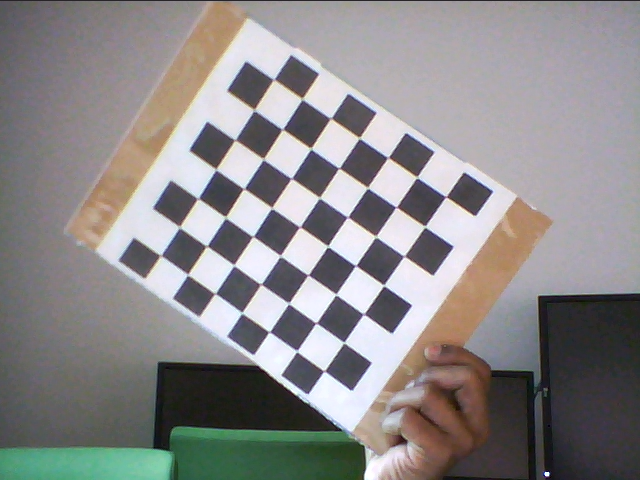
#> input picture 14,04,2023/images/imageR7.png, 640 x 480 px, found by its file name
$ python 'sphere2 copy 7.py'
#> lines starting #> are read from the running program, lines starting #| are printed output that depends on the picture; after the words box and inside, x2 and y2 are one past the last pixel; in counts of white or black regions, pixels touching at a corner belong together
import numpy as np
import cv2 as cv

def empty(a):
    pass

#img = cv.imread("blue26.jpg")
img = cv.imread("images/stereoRight - 13042023_2samecam_sphere/imageR7.png")
#> img is the input picture: shape (480, 640, 3); mean B, G, R 137.5, 136.9, 139.5
cv.imshow('image', img)

assert img is not None, "file could not be read, check with os.path.exists()"
#img = cv.medianBlur(img,5)
#cimg = cv.cvtColor(img,cv.COLOR_GRAY2BGR)


hsv = cv.cvtColor(img, cv.COLOR_BGR2HSV)
#> hsv: shape (480, 640, 3); mean H, S, V 96.3, 32.5, 146.6
upper_blue = np.array([122, 255, 255])
lower_blue = np.array([102, 81, 25])
mask = cv.inRange(hsv, lower_blue, upper_blue)
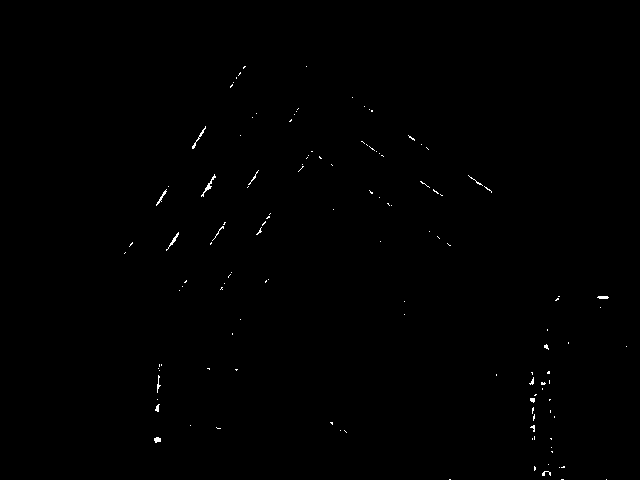
#> mask: shape (480, 640); 0.28% white in thin lines or dots, all inside (x1, y1, x2, y2) = (124, 66, 627, 480)
cv.imshow('maskimage', mask)

mask1 = cv.cvtColor(img, cv.COLOR_BGR2GRAY)
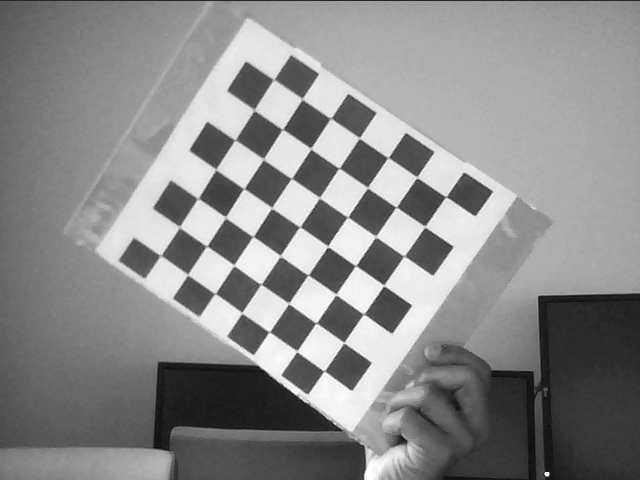
#> mask1: shape (480, 640); min 2, max 255, mean 137.7
mask2 = cv.cvtColor(mask, cv.COLOR_GRAY2BGR)

#mask1 = cv.medianBlur(mask, 5)
kernel = np.ones((5,5),np.uint8)
#erode = cv.erode(mask,kernel,iterations = 1)
#cv.imshow('erode', erode)
dilate = cv.dilate(mask,kernel,iterations = 1)
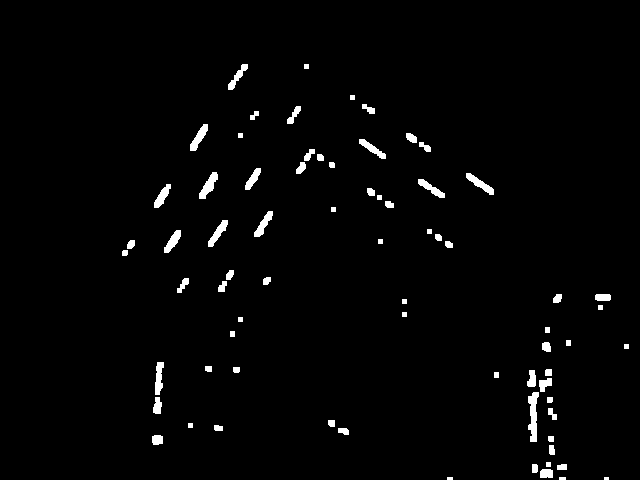
#> dilate: shape (480, 640); 1.9% white; 73 white regions (2 under 20 px), largest, box (x1, y1, x2, y2) and area: (528, 392, 539, 442) 350, (199, 172, 218, 199) 235, (466, 173, 494, 195) 217
#cv.imshow('dilate', dilate)

#thresh = cv.threshold(img, 220, 255, cv.THRESH_BINARY)[1]
#cv.imshow(' circles',thresh)

# apply morphological closing operation
kernel = np.ones((5,5),np.uint8)
#closing = cv.morphologyEx(thresh, cv.MORPH_CLOSE, kernel)
closing = cv.morphologyEx(mask, cv.MORPH_CLOSE, kernel)
closing1 = cv.morphologyEx(dilate, cv.MORPH_CLOSE, kernel)
#> closing1: shape (480, 640); 1.9% white; 61 white regions (2 under 20 px)
#mask1 = cv.medianBlur(closing1, 5)
#closing2 = cv.morphologyEx(closing1, cv.MORPH_CLOSE, kernel)

cv.imshow('closing',closing)
#cv.imshow('closing1',closing1)
#cv.imshow('closing2',closing2)


contours, hierarchy = cv.findContours(closing, cv.RETR_EXTERNAL, cv.CHAIN_APPROX_SIMPLE)
#> contours = 106 contours, 99 with area under 20; largest, box (x1, y1, x2, y2) and area: (201, 174, 216, 197) 40, (530, 394, 537, 440) 38, (156, 189, 167, 206) 24, (192, 126, 206, 149) 24, (166, 232, 179, 251) 24, (542, 471, 551, 476) 24, (154, 437, 161, 443) 22

centers = []

for contour in contours:
    area = cv.contourArea(contour)
    #print(area)
    if area>1000:
        cv.drawContours(mask, [contour], -1, (0, 255, 0), 2)
        M = cv.moments(contour)
        cx = int(M['m10'] / M['m00'])
        cy = int(M['m01'] / M['m00'])
        # [4 lines of commented-out code are left out]

        if (cx-cy)<500:
              centers.append((cx,cy))
              cv.circle(img, (cx,cy), 2, (0, 0, 255), -1)
              cv.imshow('center', img)
#> this loop made 106 passes
#> area on passes 4, 10, 20, 55: 23.5, 22, 38.5, 24
#> after the loop, centers = []
print("Sphere centers:",centers)
#| Sphere centers: []
cv.waitKey(0)

$ run again, with 12,04,2023/blue26.jpg saved as 14,04,2023/images/imageR7.png
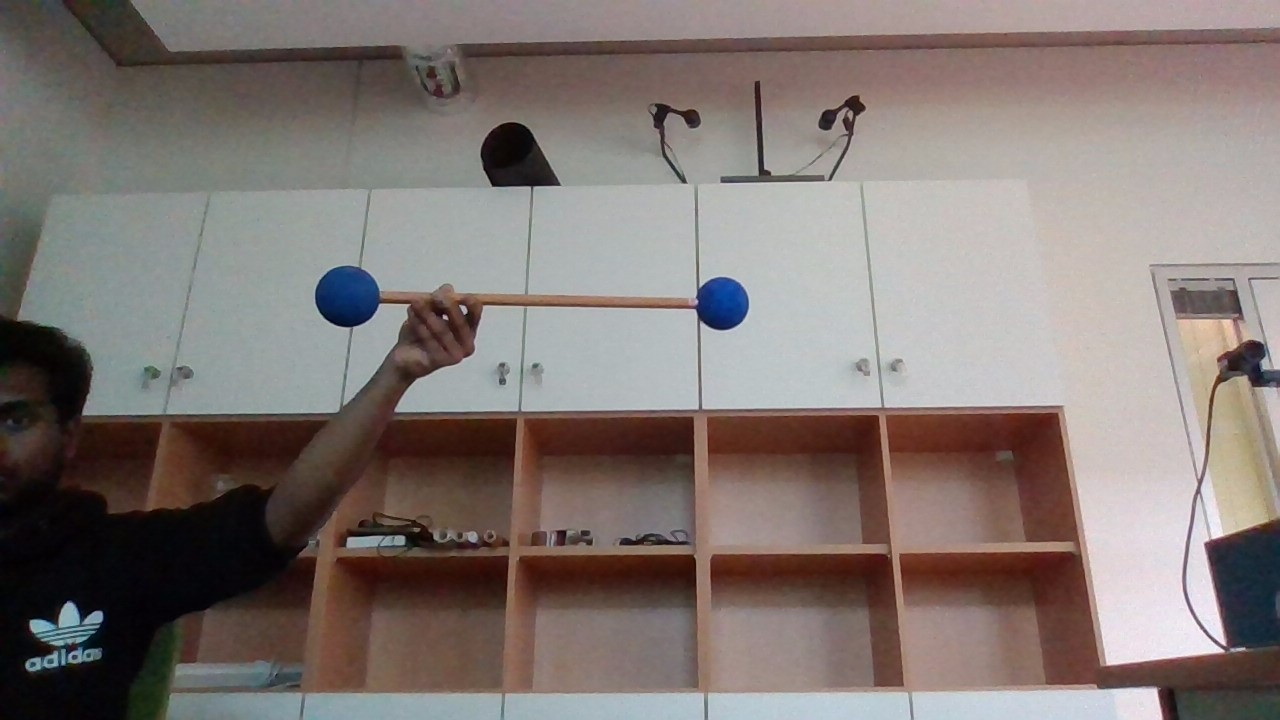
#> input picture 12,04,2023/blue26.jpg, 1280 x 720 px, found by its file name
#> img is the input picture: shape (720, 1280, 3); mean B, G, R 115.7, 119.4, 129.4
#> hsv: shape (720, 1280, 3); mean H, S, V 46.6, 54.3, 132.6
#> mask2: shape (720, 1280, 3); 1.1% white; 34 white regions (23 under 20 px), largest, box (x1, y1, x2, y2) and area: (1222, 536, 1280, 646) 4217, (315, 266, 380, 327) 3063, (697, 277, 749, 330) 2168
#> dilate: shape (720, 1280); 1.5% white; 12 white regions, largest, box (x1, y1, x2, y2) and area: (1220, 534, 1280, 648) 5484, (313, 264, 382, 329) 3588, (695, 275, 751, 332) 2609
#> `closing = cv.morphologyEx(mask, cv.MORPH_CLOSE, kernel)`:
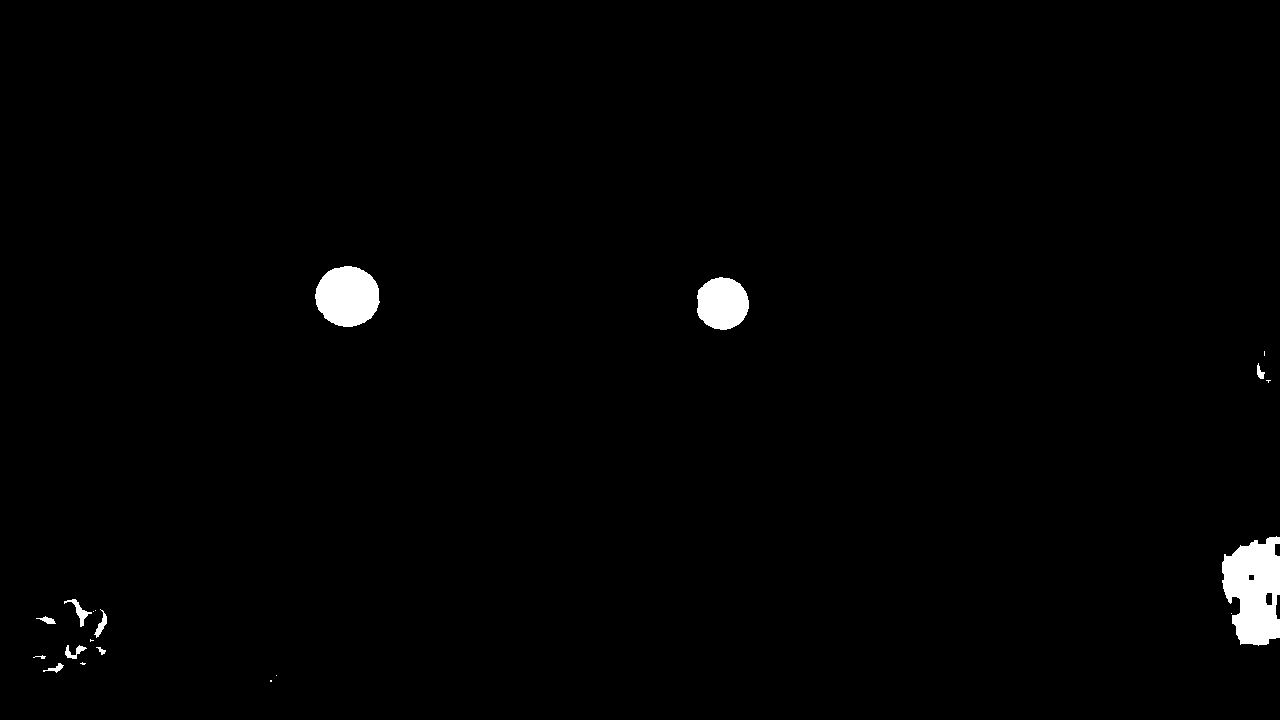
#> closing: shape (720, 1280); 1.2% white; 20 white regions (9 under 20 px), largest, box (x1, y1, x2, y2) and area: (1222, 536, 1280, 646) 4721, (315, 266, 380, 327) 3068, (697, 277, 749, 330) 2169
#> closing1: shape (720, 1280); 1.5% white; 9 white regions
#> contours = 20 contours, 10 with area under 20; largest, box (x1, y1, x2, y2) and area: (1222, 536, 1280, 646) 4644, (315, 266, 380, 327) 2978, (697, 277, 749, 330) 2093, (64, 599, 92, 627) 154, (94, 609, 107, 638) 103
#> the loop `for contour in contours:` made 20 passes
#> (area, cx, cy) on passes 15, 19, 20: (4644.5, 1253, 590), (2093, 722, 303), (2978, 347, 295)
#> after the loop `for contour in contours:`:
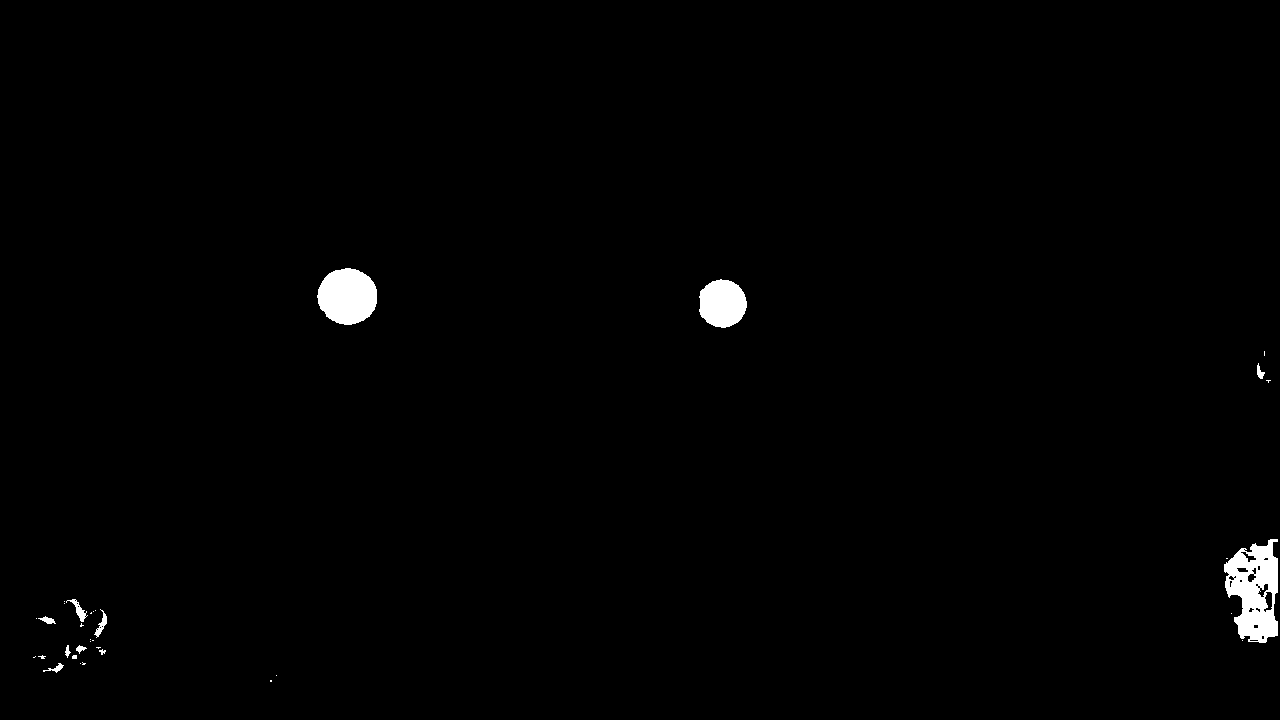
#> mask: shape (720, 1280); 0.95% white; 34 white regions (23 under 20 px), largest, box (x1, y1, x2, y2) and area: (1224, 539, 1278, 643) 3602, (317, 268, 377, 325) 2650, (699, 279, 747, 328) 1819
#> after the loop `for contour in contours:`: centers = [(722, 303), (347, 295)]
#| Sphere centers: [(722, 303), (347, 295)]

$ run again, with 14,04,2023/images/imageR0.png copied over 14,04,2023/images/imageR7.png
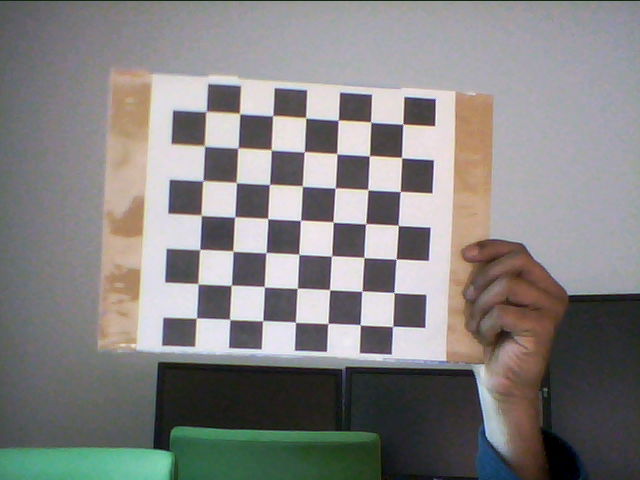
#> input picture 14,04,2023/images/imageR0.png, 640 x 480 px, found by its file name
#> img is the input picture: shape (480, 640, 3); mean B, G, R 129.8, 130.6, 132.3
#> hsv: shape (480, 640, 3); mean H, S, V 90.6, 34.9, 139.4
#> mask2: shape (480, 640, 3); 0.62% white; 77 white regions (72 under 20 px), largest, box (x1, y1, x2, y2) and area: (472, 371, 521, 480) 1280, (561, 438, 589, 480) 230, (154, 433, 161, 445) 42, (339, 372, 343, 387) 25, (385, 466, 393, 472) 20
#> dilate: shape (480, 640); 1.7% white; 45 white regions (1 under 20 px), largest, box (x1, y1, x2, y2) and area: (470, 369, 523, 480) 1908, (554, 431, 595, 480) 631, (382, 444, 397, 474) 251
#> `closing = cv.morphologyEx(mask, cv.MORPH_CLOSE, kernel)`:
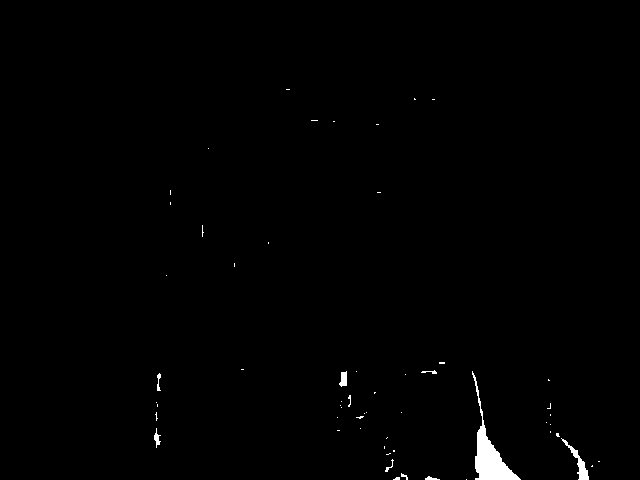
#> closing: shape (480, 640); 0.68% white; 57 white regions (47 under 20 px), largest, box (x1, y1, x2, y2) and area: (472, 371, 521, 480) 1316, (561, 438, 589, 480) 264, (339, 371, 347, 387) 92
#> closing1: shape (480, 640); 1.8% white; 33 white regions
#> contours = 57 contours, 52 with area under 20; largest, box (x1, y1, x2, y2) and area: (472, 371, 521, 480) 1178, (561, 438, 589, 480) 210, (339, 371, 347, 387) 72, (154, 428, 161, 448) 38, (157, 373, 161, 391) 22
#> the loop `for contour in contours:` made 57 passes
#> (area, cx, cy) on pass 38: (1178, 489, 457)
#> after the loop `for contour in contours:`:
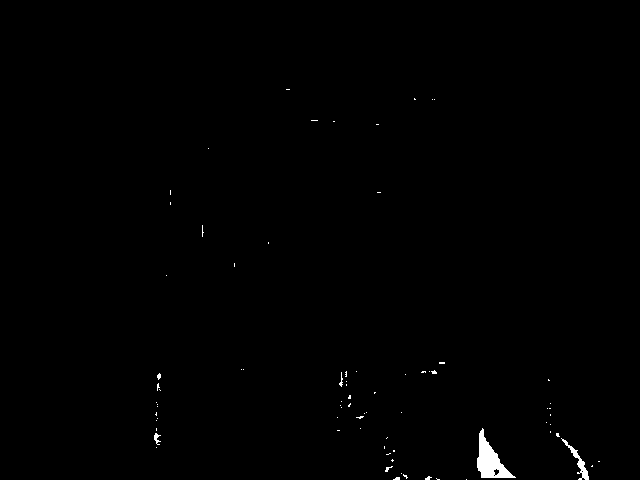
#> mask: shape (480, 640); 0.47% white; 77 white regions (72 under 20 px), largest, box (x1, y1, x2, y2) and area: (477, 428, 516, 478) 835, (561, 438, 589, 480) 230, (154, 433, 161, 445) 42, (339, 372, 343, 387) 25, (385, 466, 393, 472) 20
#> after the loop `for contour in contours:`: centers = [(489, 457)]
#| Sphere centers: [(489, 457)]

$ run again, with 14,04,2023/images/imageR1.png copied over 14,04,2023/images/imageR7.png
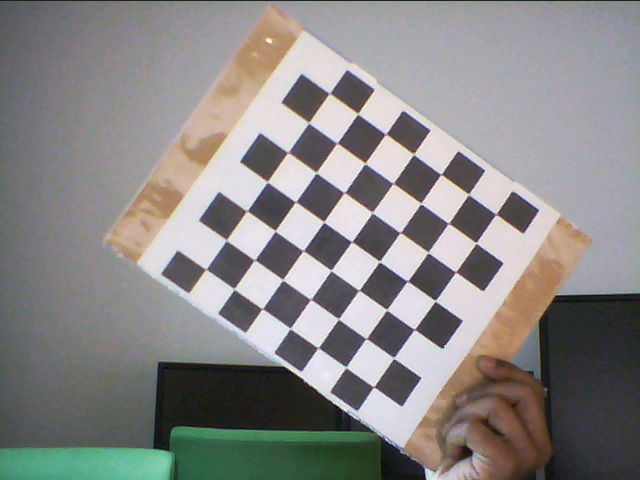
#> input picture 14,04,2023/images/imageR1.png, 640 x 480 px, found by its file name
#> img is the input picture: shape (480, 640, 3); mean B, G, R 134.2, 135, 136.9
#> hsv: shape (480, 640, 3); mean H, S, V 91.8, 32.2, 143.6
#> `mask = cv.inRange(hsv, lower_blue, upper_blue)`:
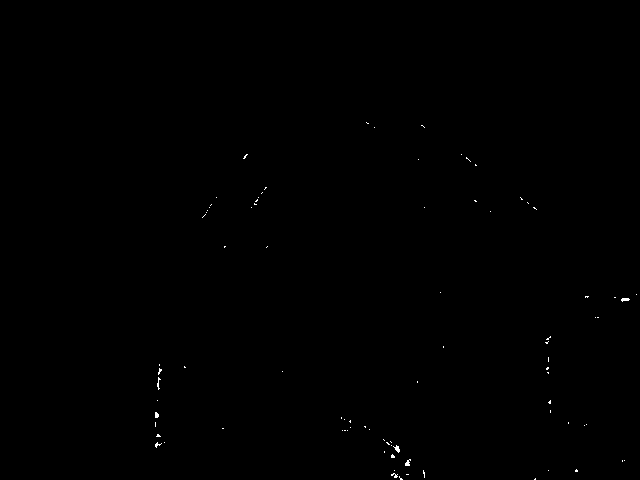
#> mask: shape (480, 640); 0.13% white in thin lines or dots, all inside (x1, y1, x2, y2) = (155, 122, 637, 480)
#> `dilate = cv.dilate(mask,kernel,iterations = 1)`:
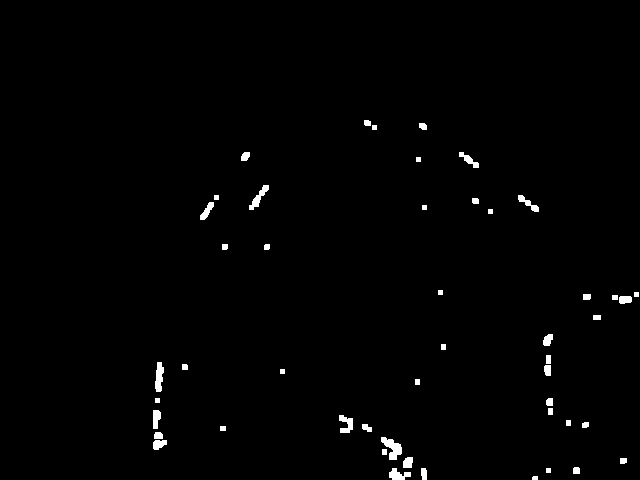
#> dilate: shape (480, 640); 1% white; 49 white regions, largest, box (x1, y1, x2, y2) and area: (381, 437, 402, 460) 252, (155, 362, 164, 392) 193, (249, 185, 269, 210) 173
#> closing1: shape (480, 640); 1.1% white; 40 white regions
#> contours = 70 contours, 68 with area under 20; largest, box (x1, y1, x2, y2) and area: (386, 441, 400, 453) 37, (391, 470, 403, 480) 31
#> the loop `for contour in contours:` made 70 passes
#> area on passes 5, 13: 31, 37
#> after the loop `for contour in contours:`: centers = []
#| Sphere centers: []
